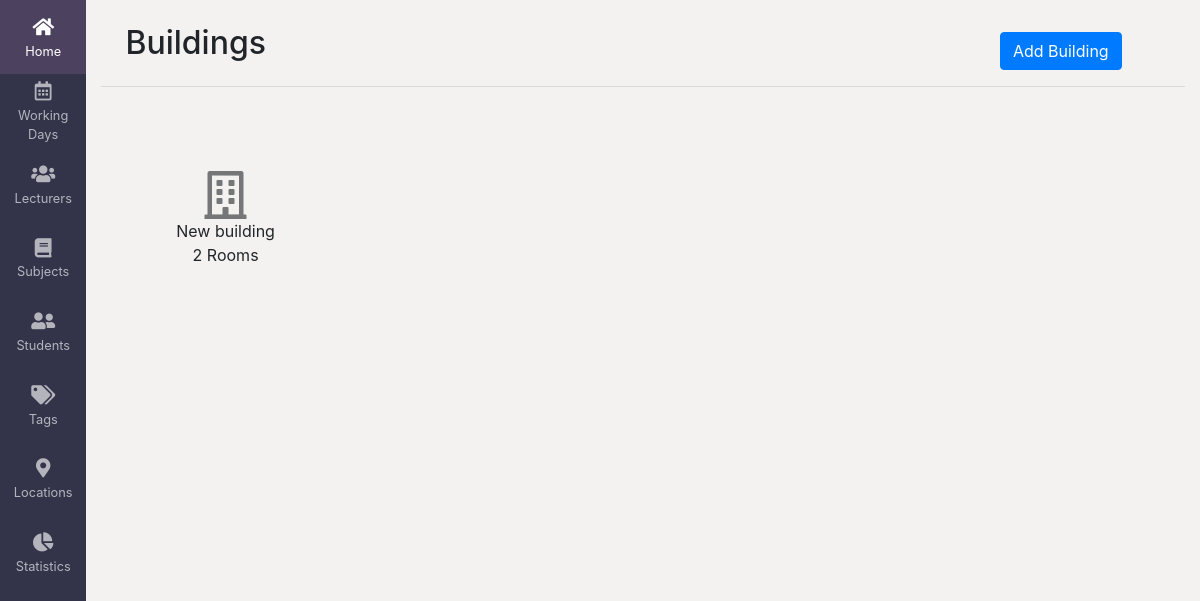
/all_buildings, run on an earlier commit of the app's database.
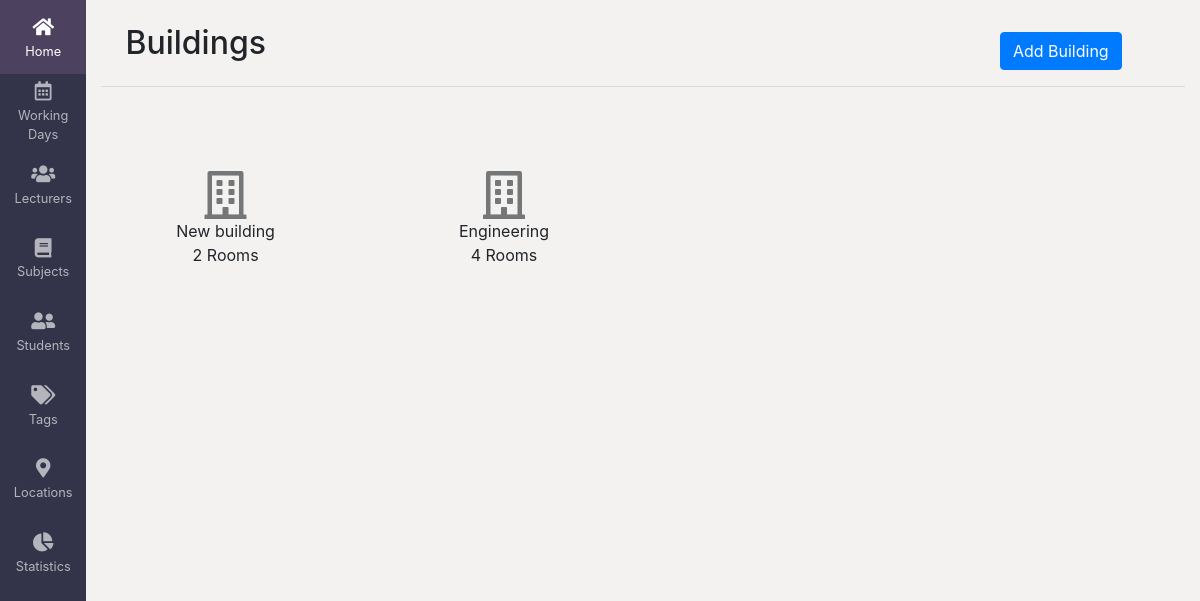
And on a later commit of the database.
### timetable/models.py (models this page shows)
class Building(models.Model):
    name = models.CharField(max_length=30, unique=True)
    objects = models.Manager()

class Room(models.Model):
    name = models.CharField(max_length=30)
    capacity = models.IntegerField()
    room_type = models.CharField(max_length=30)
    building = models.ForeignKey(Building, on_delete=models.CASCADE)
    objects = models.Manager()
    class Meta:
        constraints = [
            models.UniqueConstraint(
                fields=['name', 'building'], name='unique_row'),
        ]

### timetable/views.py (the view)
# urls.py: path('all_buildings', views.Buildings.as_view(), name='all_buildings'),
class Buildings(ListView):
    model = BuildingModel
    template_name = 'locations/all_buildings.html'
    context_object_name = 'buildings'

### template/locations/all_buildings.html (shortened to what this page needs)
<!DOCTYPE html>
<html lang="en">
  <head>
    <link
      rel="stylesheet"
      href="https://cdnjs.cloudflare.com/ajax/libs/font-awesome/5.14.0/css/all.min.css"
    />
    <link
      rel="stylesheet"
      href="https://stackpath.bootstrapcdn.com/bootstrap/4.5.2/css/bootstrap.min.css"
    />
  </head>
  <body>
    <div class="sidebar text-center">
      <ul>
        <li>
          <button class="sidebar-button">
            <i class="fas fa-1x fa-home sidebar-icon"></i>
            <span class="sidebar-text"> Home </span>
          </button>
        </li>
        <li>
          <button class="sidebar-button">
            <i class="far fa-calendar-alt fa-1x sidebar-icon"></i>
            <span class="sidebar-text"> Working</span>
            <span class="sidebar-text"> Days</span>
          </button>
        </li>
        <li>
          <button class="sidebar-button">
            <i class="fas fa-1x fa-users sidebar-icon"></i>
            <span class="sidebar-text"> Lecturers</span>
          </button>
        </li>
        <li>
          <button class="sidebar-button">
            <i class="fas fa-1x fa-book sidebar-icon"></i>
            <span class="sidebar-text"> Subjects </span>
          </button>
        </li>
        <li>
          <button class="sidebar-button">
            <i class="fas fa-1x fa-user-friends sidebar-icon"></i>
            <span class="sidebar-text"> Students </span>
          </button>
        </li>
        <li>
          <button class="sidebar-button">
            <i class="fas fa-1x fa-tags sidebar-icon"></i>
            <span class="sidebar-text"> Tags </span>
          </button>
        </li>
        <li>
          <button class="sidebar-button">
            <i class="fas fa-1x fa-map-marker-alt sidebar-icon"></i>
            <span class="sidebar-text"> Locations </span>
          </button>
        </li>
        <li>
          <button class="sidebar-button">
            <i class="fas fa-1x fa-chart-pie sidebar-icon"></i>
            <span class="sidebar-text"> Statistics </span>
          </button>
        </li>
      </ul>
    </div>
    <div class="container-fluid main pb-3">
      <div class="row d-flex justify-content-between">
        <div class="col-4 mt-4 ml-4">
          <h2>Buildings</h2>
        </div>
        <div class="col-3 align-self-end text-center">
          <a href="{% url 'building' %}" class="btn btn-primary"
            >Add Building</a
          >
        </div>
      </div>
      <hr />
      <div class="row">
        {% if buildings %} {% for building in buildings %}
        <div class="col-3 text-center mt-5">
          <div class="card border-0">
            <div class="card-body">
              <i class="far fa-building fa-3x icon"></i>
              <p class="m-0">{{building.name}}</p>
              <span>{{building.room_set.all|length}} Rooms</span>
            </div>
          </div>
        </div>
        {% endfor %} {% endif %}
      </div>
    </div>
  </body>
</html>

What changed in the data, as far as the page shows it:
added Building: name "Engineering", room_set.all|length "4"
